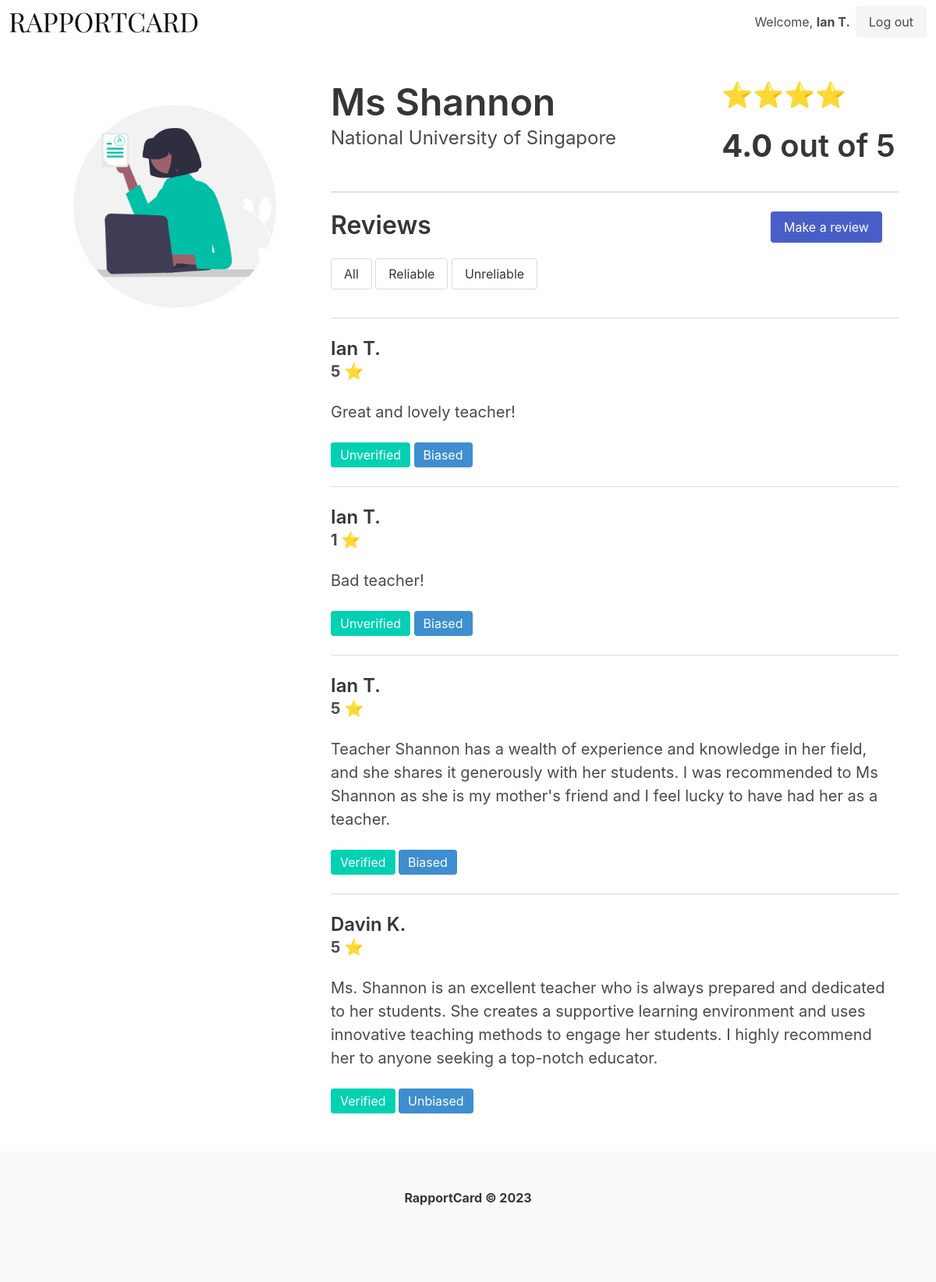
Screenshot of /teacher/2 (signed in) with the database file from the repository.
### tables this page shows
CREATE TABLE users (
            id INTEGER PRIMARY KEY AUTOINCREMENT,
            username TEXT,
            password TEXT
        );

CREATE TABLE teachers (
            id INTEGER PRIMARY KEY,
            name TEXT,
            school_id INTEGER,
            FOREIGN KEY(school_id) REFERENCES schools(id)
        );

CREATE TABLE schools (
            id INTEGER PRIMARY KEY,
            name TEXT
        );

CREATE TABLE reviews (
            id INTEGER PRIMARY KEY AUTOINCREMENT,
            teacher_id INTEGER,
            user_id INTEGER,
            rating INTEGER,
            comment TEXT,
            flag TEXT,
            bias_rating INTEGER,
            bias_flag TEXT,
            reliable_flag TEXT,
            FOREIGN KEY(teacher_id) REFERENCES teachers(id),
            FOREIGN KEY(user_id) REFERENCES users(id)
        );

### main.py (the view)
@app.route("/teacher/<teacher_id>", methods=["GET"])
@login_required
def teacher_profile(teacher_id=""):
    result = db.get_teacher_by_id(teacher_id)
    reviews = db.get_review(teacher_id)
    print(result["rating"])
    print(round(result["rating"], None) * "⭐")
    result["bar"] = round(result["rating"], None) * "⭐"
    return render_template(
        "teacher.html", teacher_id=teacher_id, result=result, reviews=reviews
    )

### main.py (called while the page is built)
@login_manager.user_loader
def load_user(user_id):
    user = db.get_user_by_id(user_id)
    if user is None:
        return None
    else:
        return User(int(user["id"]), user["username"], user["password"])

### utils/datastore.py (called while the page is built)
    def get_conn(self) -> sqlite3.Connection:
        def dict_factory(cursor: sqlite3.Cursor, row: sqlite3.Row) -> dict:
            d = {}
            for idx, col in enumerate(cursor.description):
                d[col[0]] = row[idx]
            return d
        conn = sqlite3.connect(self.uri)
        conn.row_factory = dict_factory
        return conn

    def get_record(self, command, param=None):
        conn = self.get_conn()
        cur = conn.cursor()
        if param is None:
            cur.execute(query_table[command])
        else:
            cur.execute(query_table[command], param)
        return cur.fetchone()

    def get_records(self, command, param=None):
        conn = self.get_conn()
        cur = conn.cursor()
        if param is None:
            cur.execute(query_table[command])
        else:
            cur.execute(query_table[command], param)
        return cur.fetchall()

    def get_user_by_id(self, user_id):
        user = self.get_record("load_user_by_id", (user_id,))
        return user

    def get_teacher_by_id(self, teacher_id):
        teacher = self.get_record("get_teacher_by_id", (int(teacher_id),))
        score = self.get_record("get_aggregated_score", (int(teacher_id),))
        if score["rating"] is None:
            score["rating"] = 0.0
        return dict(teacher, **score)

    def get_review(self, teacher_id):
        reviews = self.get_records("get_review", (int(teacher_id),))
        return reviews

### templates/teacher.html (shortened to what this page needs)
{% extends "layout.html" %}
{% block body %}
<section class="section is-small">
  <div class="columns">
    <div class="column is-one-third">
      <figure class="image">
        <img src="{{url_for('static', filename='teacher_profile.png')}}">
      </figure>
    </div>
    <div class="column is-two-thirds">
      <div class="columns">
        <div class="column">
          <h1 class="title is-1">{{ result["teacher_name"] }}</h1>
          <h2 class="subtitle is-4">{{ result["school_name"] }}</h2>
        </div>
        <div class="column is-4">
          <h1 class="title is-3">{{ result["bar"] }}</h1>
          <h1 class="title is-2   "><b>{{ result["rating"]|round(1) }}</b> out of 5</h1>
        </div>
      </div>
      <hr style="border-top: 2px solid #e0e0eb;">
      <div class="columns">
        <div class="column">
          <h1 class="title is-3">Reviews</h1>
          <button class="button" id="all-button">All</button>
          <button class="button" id="bias-button">Reliable</button>
          <button class="button" id="unbias-button">Unreliable</button>
        </div>
        <div class="column is-3">
          <a class="button is-link" href="/teacher/{{ teacher_id }}/review">Make a review</a>
        </div>
      </div>
      {% if reviews %}
      {% for review in reviews %}
      <div class="row">
        <hr style="border-top: 1px solid #e0e0eb;">
        <h1 class="title is-4">{{ review["username"] }}</h1>
        <h2 class="subtitle is-5 is-right"><b>{{ review["rating"] }} ⭐</b></h2>
        <p class="is-size-5">{{ review["review"] }}</p>
        <br>
        <span class="tag is-primary is-medium">{{ review["reliable_flag"] }}</span> <span
          class="tag is-info is-medium">{{ review["bias_flag"] }}</span>
      </div>
      {% endfor %}
      {% endif %}
    </div>
  </div>
</section>
{% endblock %}

### templates/layout.html (shortened to what this page needs)
<!doctype html>
<html lang="en">
<head>
    <link rel="stylesheet" href="https://cdn.jsdelivr.net/npm/bulma@0.9.4/css/bulma.min.css">
</head>
<body>
    <nav class="navbar">
        <div class="navbar-brand">
            <a class="navbar-item" href="/">
                <img src="{{url_for('static', filename='logo.png')}}" width="auto" height="auto">
            </a>
        </div>
        <div class="navbar-end">
            <div class="navbar-item">
                {% if current_user.is_authenticated %}
                <h3 style="margin-right:7px">Welcome, <b>{{ current_user.username}}</b></h3>
                <a class="button is-light" href="/logout">
                    Log out
                </a>
                {% endif %}
            </div>
        </div>
    </nav>
    {% block body %}
    {% endblock %}
</body>
<footer class="footer">
    <div class="content has-text-centered">
        <p>
            <strong>RapportCard © 2023</strong>
        </p>
    </div>
</footer>
</html>

### rows the page displays
users: username "Ian T."
teachers: teacher_name "Ms Shannon"
schools: school_name "National University of Singapore"
reviews: username "Ian T.", rating "5", review "Great and lovely teacher!", reliable_flag "Unverified", bias_flag "Biased"
reviews: username "Ian T.", rating "1", review "Bad teacher!", reliable_flag "Unverified", bias_flag "Biased"
reviews: username "Ian T.", rating "5", review "Teacher Shannon has a wealth of experience and knowledge in her field, and she shares it generously with her students. I was recommended to Ms Shannon as she is my mother's friend and I feel lucky to have had her as a teacher.", reliable_flag "Verified", bias_flag "Biased"
reviews: username "Davin K.", rating "5", review "Ms. Shannon is an excellent teacher who is always prepared and dedicated to her students. She creates a supportive learning environment and uses innovative teaching methods to engage her students. I highly recommend her to anyone seeking a top-notch educator.", reliable_flag "Verified", bias_flag "Unbiased"

### other values shown
{{ result["bar"] }} "⭐⭐⭐⭐"
{{ result["rating"]|round(1) }} "4.0"
